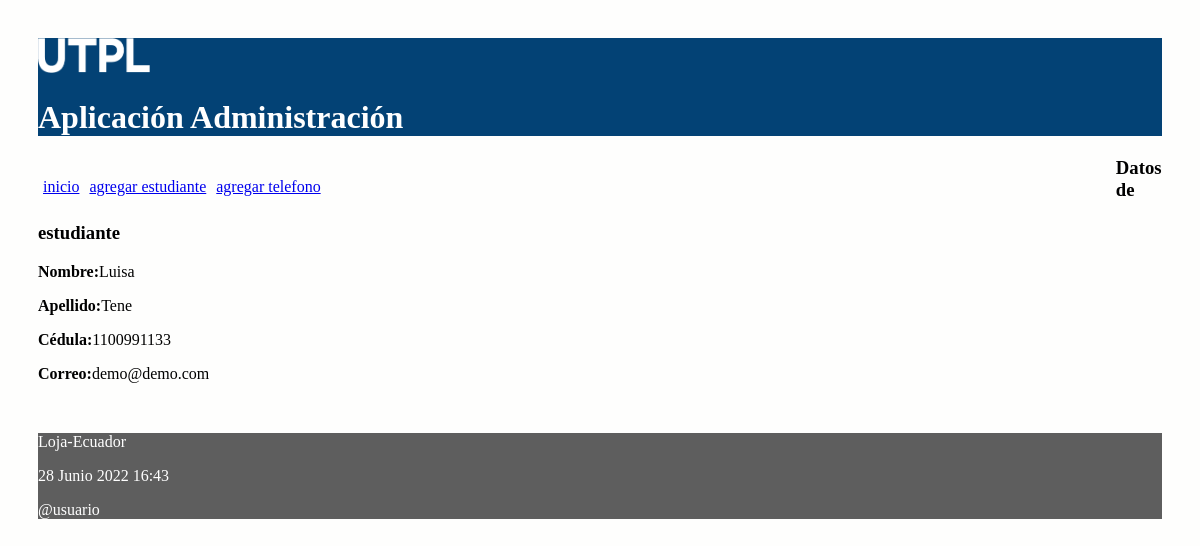
The page /estudiante/2 on the database its author committed.
### administrativo/models.py (models this page shows, shortened)
class Estudiante(models.Model):
    nombre = models.CharField(max_length=30)
    apellido = models.CharField(max_length=30)
    cedula = models.CharField(max_length=30, unique=True)
    correo = models.EmailField()
    comentario = models.CharField(max_length=30)

### administrativo/views.py (the view)
# urls.py: path('estudiante/<int:id>', views.obtener_estudiante,
def obtener_estudiante(request, id):
    estudiante = Estudiante.objects.get(pk=id)
    informacion_template = {'estudiante': estudiante}
    return render(request, 'obtener_estudiante.html', informacion_template)

### administrativo/templates/obtener_estudiante.html
{% extends "master.html" %}
{% block content %}
<h3>Datos de estudiante</h3>
<p><b>Nombre:</b>{{estudiante.nombre}}</p>
<p><b>Apellido:</b>{{estudiante.apellido}}</p>
<p><b>Cédula:</b>{{estudiante.cedula}}</p>
<p><b>Correo:</b>{{estudiante.correo}}</p>
<br/>
{% endblock %}

### administrativo/static/css/estilos.css (style rules this page uses)
body { background: #FEFEFD; padding: 30px; }

### rows shown on the page
Estudiante: nombre "Luisa", apellido "Tene", cedula "1100991133", correo "demo@demo.com"
